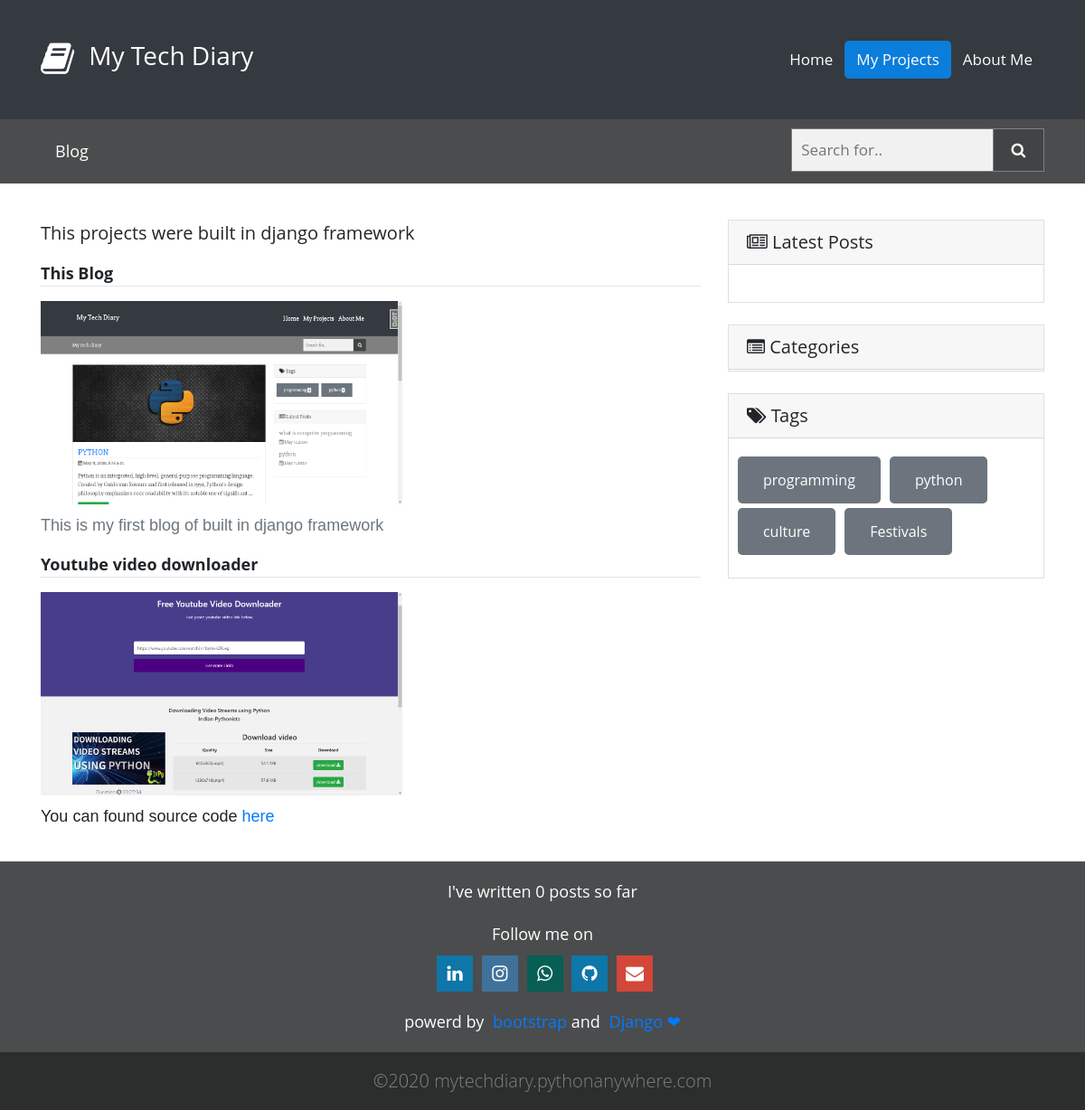
The app's page /projects/, older data.
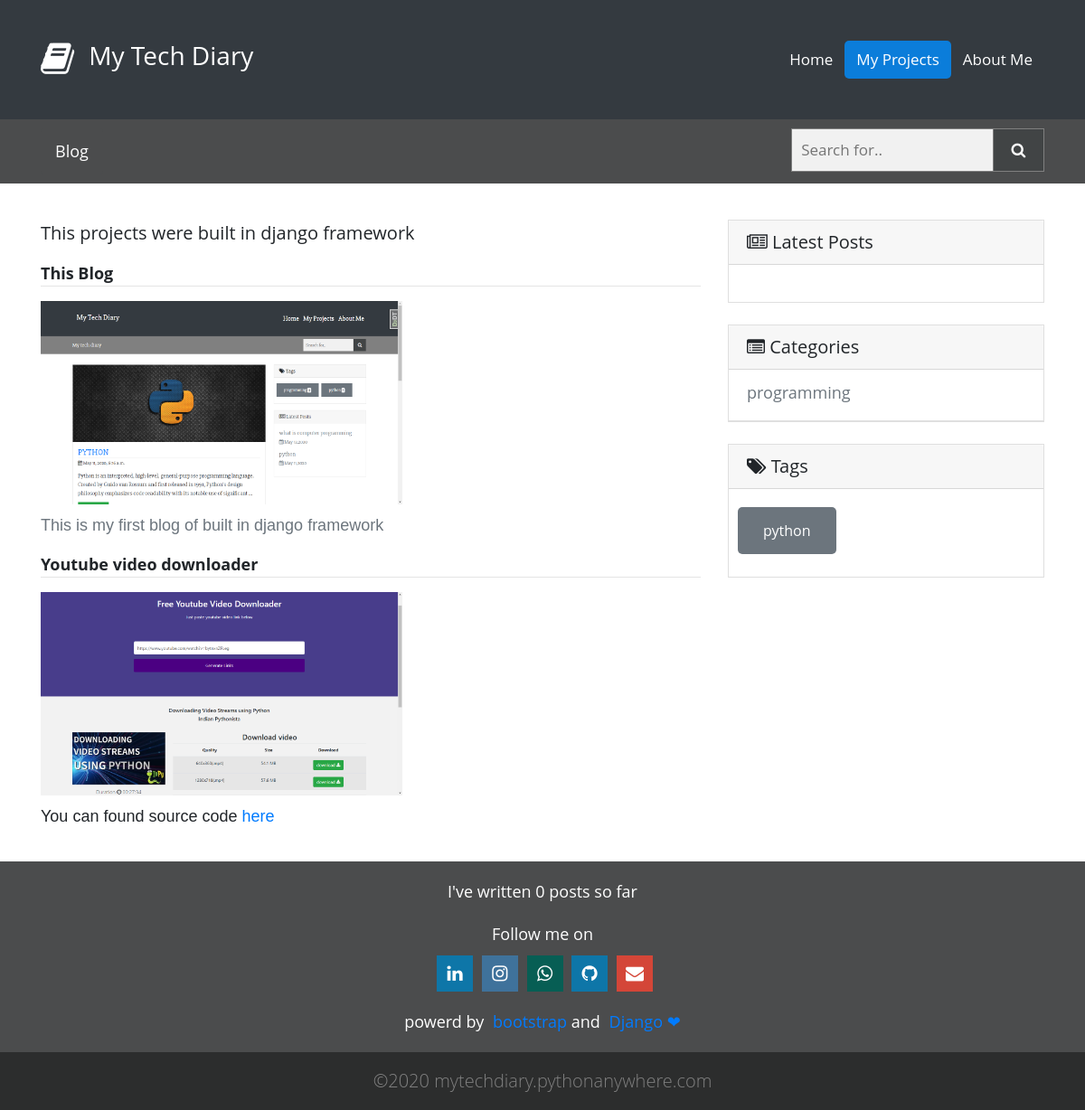
The same page, newer data.
### blog/models.py (models this page shows)
class Category(models.Model):
    category_name = models.CharField(max_length=50)
    def __str__(self):
        return self.category_name

### blog/views.py (the view)
# urls.py: path('projects/' , ProjectsView.as_view() , name = 'projects'),
class ProjectsView(CategoryMixin , TagMixin , TemplateView):
    template_name = 'blog/projects.html'

### blog/templatetags/blog_tags.py (called while the page is built)
@register.inclusion_tag('blog/latest-post.html')
def show_latest_post(count=5):
        latest_posts = Post.objects.filter(status='published').order_by('-publish')[:count]
        return {'latest_posts':latest_posts}

@register.simple_tag
def total_posts():
    return Post.objects.filter(status = 'published').count()

### blog/views.py (called while the page is built)
    def get_context_data(self,**kwargs):
        context = super(TagMixin , self).get_context_data(**kwargs)
        context['tags'] = Tag.objects.all()
        return context

    def get_context_data(self, **kwargs):
        context = super(CategoryMixin , self).get_context_data(**kwargs)
        context['categories'] = Category.objects.all()
        return context

### blog/templates/blog/projects.html (shortened to what this page needs)
{% extends 'blog/base.html' %}
{% load static %}
{% block content %}
<p style="font-size:20px;">This projects were built in django framework </p>
<div class="projects">
  <strong>This Blog</strong> <hr>
  <img class="img-fluid" src="{% static 'images/blogpro.png' %}" alt="this blog image" width="400">
  <p class="text-secondary">This is my first blog of built in django framework</p>
  <strong>Youtube video downloader</strong> <hr>
  <img class="img-fluid" src="{% static 'images/ytd.png' %}" alt="this blog image" width="400">
  <p>You can found source code <a href="https://github.com/dinushka114/Youtube-downloader" target="_blank">here</a> </p>
</div>
{% endblock content %}

### blog/templates/blog/base.html (shortened to what this page needs)
<!DOCTYPE html>
{% load static %}
{% load blog_tags %}
{% load meta %}
<html lang="en">
  <link rel="stylesheet" href="https://maxcdn.bootstrapcdn.com/bootstrap/4.0.0/css/bootstrap.min.css">
  <link rel="stylesheet" href="https://cdnjs.cloudflare.com/ajax/libs/font-awesome/4.7.0/css/font-awesome.min.css">
  <link rel="stylesheet" href="https://cdnjs.cloudflare.com/ajax/libs/font-awesome/4.7.0/css/font-awesome.min.css">
  <link href="{% static 'css/main.css' %}" rel="stylesheet">
  <link href="{% static "common_content/css/prism.css" %}" rel="stylesheet">
</head>
<body>
<nav class="navbar navbar-expand-lg navbar-dark bg-dark static-top">
  <div class="container">
    <a class="navbar-brand" href="#">
      <i class="fa fa-book fa-2x"></i>
      <a href="/"><h3>My Tech Diary</h3></a>
    </a>
    <div class="collapse navbar-collapse" id="navbarResponsive">
      <ul class="navbar-nav ml-auto items">
        <li class="nav-item">
          <a style="color:white;" class="nav-link navlink" href="/">Home</a>
        </li>
        <li class="nav-item">
          <a style="color:white;" class="nav-link navlink" href="{% url 'blog:projects' %}">My Projects</a>
        </li>
        <li class="nav-item ">
          <a style="color:white;" class="nav-link navlink" href="{% url 'blog:about' %}">About Me</a>
        </li>
      </ul>
    </div>
  </div>
</nav>
<div class="middle-bar clearfix">
      <div class="container">
      <div class="left-side">
        <nav class="bread" aria-label="breadcrumb">
          <ol class="breadcrumb">
            <li class="breadcrumb-item"><a href="/">Blog</a></li>
          </ol>
        </nav>
        </div>
      <form method="GET" action="{% url 'blog:blog-search' %}">
        <div class="search">
          <input type="text" placeholder="Search for.." name='query'>
          <button type="submit"><i class="fa fa-search"></i></button>
        </div>
      </form>
    </div>
  </div>
  <div class="container main-page">
    <div class="row">
      <div class="col-md-8 col-sm-8">
        {% block content %}
        {% endblock content %}
      </div>
      <div class="col-sm-4 col-md-4">
        {% include 'blog/side-widget.html' %}
      </div>
    </div>
  </div>
<div class="footer">
      <div class="container">
          <div class="row">
            <div class="col-sm-12">
              <p>I've written {% total_posts %} posts so far</p>
              <p>Follow me on</p>
              <div class="social">
                <a href="https://www.linkedin.com/in/dinushka-piyumal-a689001a5/" target="_blank" class="fa fa-linkedin"></a>
                <a href="https://www.instagram.com/dinushka_piyumal/" target="_blank" class="fa fa-instagram"></a>
                <a href="https://api.whatsapp.com/send?phone=0763538804&text" target="_blank" class="fa fa-whatsapp"></a>
                <a href="https://github.com/dinushka114" target="_blank" class="fa fa-github"></a>
                <a href="mailto:dinushkapiyumal678@gmail.com" class="fa fa-envelope"></a>
                <p>powerd by <a href="https://getbootstrap.com/" target="_blank">bootstrap</a> and <a href="https://www.djangoproject.com/" target="_blank">Django &#10084;</a> </p>
              </div>
            </div>
          </div>
      </div>
      <div class="bottom-line clearfix">
        <div class="site-name">
          <h4>©2020 mytechdiary.pythonanywhere.com</h4>
        </div>
      </div>
  </div>
</body>
</html>

### blog/templates/blog/side-widget.html
{% load blog_tags %}
{% show_latest_post 5 %}
  <div class="card my-4">
    <h5 class="card-header"><i class="fa fa-list-alt" aria-hidden="true"></i></i> Categories </h5>
      <div class="row">
        <div class="col-lg-12">
          {% for cat in categories %}
          <ul class="list-unstyled mb-0">
            <li class="list-group-item">
                <a href="{% url 'blog:categories' cat.id %}"> <p class="text-secondary" style="margin-bottom:5px;">{{cat}}</p> </a>
            </li>
          </ul>
          {% endfor %}
        </div>
      </div>
  </div>
<div class="card tags my-4">
  <h5 class="card-header"><i class="fa fa-tags"></i> Tags</h5>
  <div class="card-body">
    <div class="row">
      {% for tag in tags %}
        <ul class="list-unstyled  mb-0">
          <li style="margin-left:5px;">
            <a style="margin-bottom:5px;margin-right:5px;" href="{% url 'blog:tagged' tag.slug %}" type="button" class="btn btn-secondary">
                {{tag.name}}
            </a> <br>
          </li>
        </ul>
      {% endfor %}
    </div>
  </div>
</div>

### blog/templates/blog/latest-post.html (shortened to what this page needs)
<div class="card">
  <h5 class="card-header"><i class="fa fa-newspaper-o" aria-hidden="true"></i> Latest Posts</h5>
  <div class="card-body">
    <div class="row">
      <div class="col-lg-12">
      </div>
    </div>
  </div>
</div>

### blog/static/css/main.css (style rules this page uses)
* { padding: 0; margin: 0; }
body { font-family: 'Open Sans', sans-serif; font-size: 18px; font-smooth:auto; }
.navbar { padding-top: 40px; padding-bottom: 40px; }
.navbar li a { font-size: 17px; text-align: center; color: white; font-variant: inherit; margin-left: 5px; margin-right: 5px; }
.navbar li a:hover , .active { color: white; background-color: #0b7dda; border-radius: 5px; }
.btn { border-radius: 0; border: none; color: white; padding: 14px 28px; cursor: pointer; outline: none; -moz-outline-style: none }
.navbar h3 { color: white; text-align: center; font-family; }
.bread .breadcrumb { margin-bottom: 0; background-color: #4b4c4d; }
form .search { float: right; }
.left-side { float: left; }
.middle-bar { background-color: #4b4c4d; padding-top: 10px; padding-bottom: 10px; }
.middle-bar a { color: white; }
.projects p { margin-top: 10px; font-family: sans-serif; font-size: 18px; }
.projects hr { margin-top: 0; }
input[type="text"] { padding: 10px; font-size: 17px; border: 1px solid grey; float: left; width: 80%; background: #f1f1f1; }
form button { float: left; width: 20%; padding: 10px; background: #414445; color: white; font-size: 17px; border: 1px solid grey; border-left: none; cursor: pointer; }
.main-page { margin-top: 40px; }
.card, .card-img-top { border-radius: 0; }
.card .list-group-item { border-radius: 0; border-top: none; border-left: none; border-right: none; }
.tags .btn { border-radius: 5px; }
.footer { left: 0; width: 100%; background-color: #4b4c4d; color: white; text-align: center; margin-top: 20px; }
.footer .social { padding-bottom: 20px; padding-top: 10px; }
.footer p { padding-top: 20px; margin-bottom: 0; font-family: 'Open Sans', sans-serif; }
.footer .site-name h4 { font-family: 'Open Sans', sans-serif; font-weight: lighter; font-size: 20px; padding-top: 20px; margin-bottom: 0; padding-bottom: 20px; color: grey; }
.footer .fa { padding: 10px; font-size: 20px; width: 40px; text-align: center; text-decoration: none; }
.footer a { margin-left: 5px; }
.footer .fa-linkedin { background: #0e76a8; color: white; }
.footer .fa-whatsapp { background: #075e54; color: white; }
.footer .fa-instagram { background: #3f729b; color: white; }
.footer .fa-github { background: #0e76a8; color: white; }
.footer .fa-envelope { background: #d44638; color: white; }
.footer .bottom-line { background: #2c2d2d; }

Row changes from the older to the newer data that the page shows:
removed Tag: name "programming"
removed Tag: name "culture"
removed Tag: name "Festivals"
added Category: category_name "programming"
